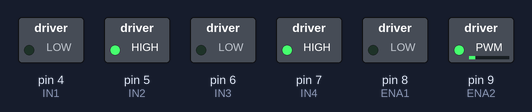
A sketch run on a simulated Arduino Uno, built with avr-gcc and run on an emulated ATmega328P. Parts: switched loads named in the sketch (green lamp = pin HIGH). What the sketch prints to the serial monitor is not drawn.

Above: at 0.1 s.
Timing chart, 0 to 1.6 s (numbered marks = the images above):
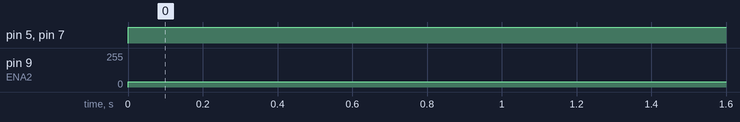

The sketch:

motor_test.ino
```cpp
int IN1 = 4;
int IN2 = 5;
int ENA1 = 8;

int IN3 = 6;
int IN4 = 7;
int ENA2 = 9;

void setup() {
pinMode(IN1, OUTPUT);
pinMode(IN2, OUTPUT);
pinMode(ENA1, OUTPUT);

pinMode(IN3, OUTPUT);
pinMode(IN4, OUTPUT);
pinMode(ENA2, OUTPUT);

Serial.begin(9600);

Serial.println("Setup done");
}

void loop() {

Serial.println("First Motor Test forward");
digitalWrite(IN1, LOW); //forward
digitalWrite(IN2, HIGH); //forward
analogWrite(ENA1, 40); //pin 3 is PWM, 178/255 = (about) 70% speed. Max is 255.
digitalWrite(IN3, LOW); //forward
digitalWrite(IN4, HIGH); //forward
analogWrite(ENA2, 40); //pin 3 is PWM, 178/255 = (about) 70% speed. Max is 255.
delay(30000);
/*Serial.println("First Motor Test forward");
digitalWrite(IN1, LOW); //forward
digitalWrite(IN2, HIGH); //forward
analogWrite(ENA1, 178); //pin 3 is PWM, 178/255 = (about) 70% speed. Max is 255.
delay(3000);

Serial.println("First Motor Test backward");
digitalWrite(IN1, HIGH); //reverse
digitalWrite(IN2, LOW); //reverse
analogWrite(ENA1, 76); //pin 3 is PWM, 76/255 = (about) 30% speed. Max is 255.
delay(3000);

Serial.println("Second Motor Test forward");
digitalWrite(IN3, LOW); //forward
digitalWrite(IN4, HIGH); //forward
analogWrite(ENA2, 178); //pin 3 is PWM, 178/255 = (about) 70% speed. Max is 255.
delay(3000);

Serial.println("Second Motor Test backward");
digitalWrite(IN3, HIGH); //reverse
digitalWrite(IN4, LOW); //reverse
analogWrite(ENA2, 76); //pin 3 is PWM, 76/255 = (about) 30% speed. Max is 255.
delay(3000);*/
}
```

Measured:
- by itself, pin 5 (IN2), pin 7 (IN4): LOW → HIGH at 0.00 s
- by itself, pin 9 (ENA2): 0/255 → 40/255 at 0.00 s
